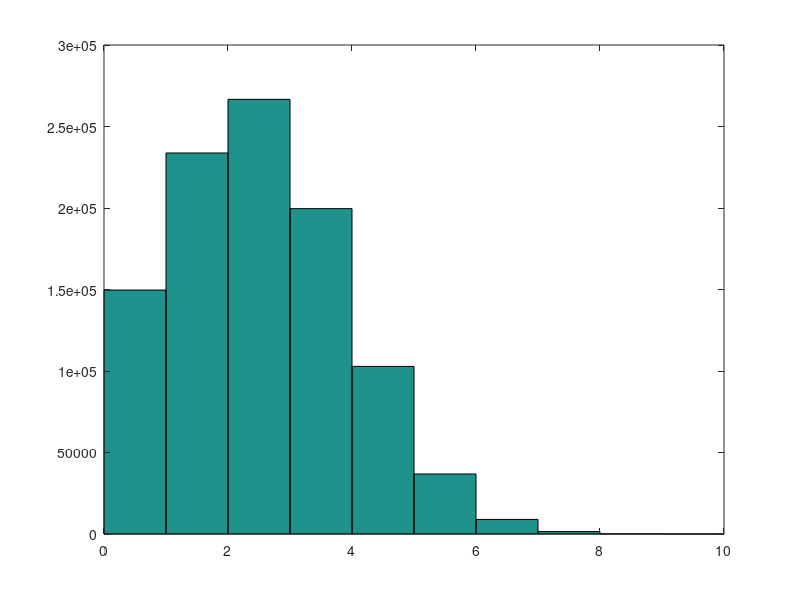

This chart was generated by the following MATLAB code:
%Alinea a)
p = 0.3;
N = 1e6;
L = 10;
X = rand(L, N);
Casos_fav = sum(X <= 0.3);
hist(Casos_fav);

%Alinea b)
N = 1e6;
L = 15;
D = ceil(rand(L, N) * 6);

%Alinea c)
N = 1e6;
L = 20;
R = rand(L, N) * 14 - 4;